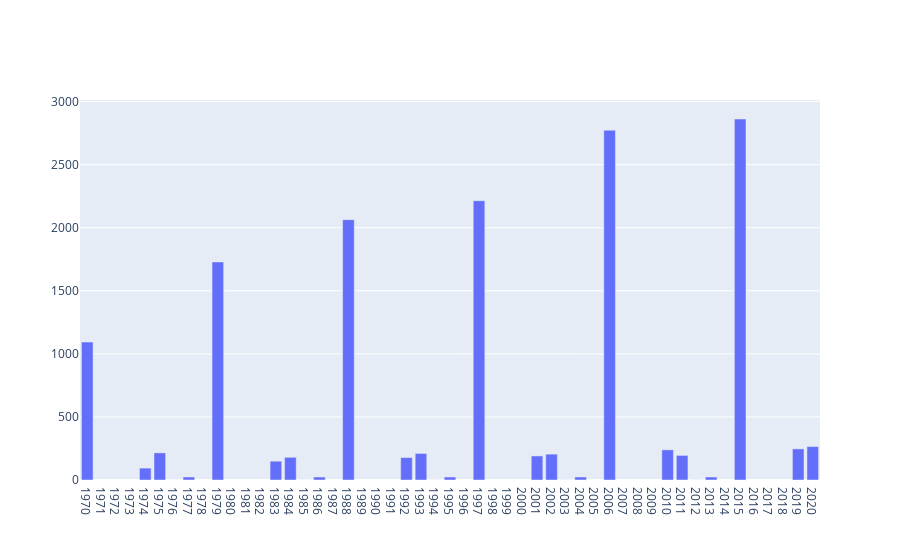

Notebook code cell kept with this figure:
### Code cell
years = list(map(str,range(1970, 2021)))
data = carbon[carbon['Country'] == 'India'][years].T
fig = go.Figure()
fig.add_trace(go.Bar(x=data.index, y=df.values.flatten()))

### Figure 1 — Plotly figure (JSON) as saved in the notebook; plotly's stock layout.template omitted (floating-point values rounded to 4 significant figures; data arrays with more than 128 entries replaced by an {"elided": "..."} marker saying what was removed)
{"data": [{"type": "bar", "x": ["1970", "1971", "1972", "1973", "1974", "1975", "1976", "1977", "1978", "1979", "1980", "1981", "1982", "1983", "1984", "1985", "1986", "1987", "1988", "1989", "1990", "1991", "1992", "1993", "1994", "1995", "1996", "1997", "1998", "1999", "2000", "2001", "2002", "2003", "2004", "2005", "2006", "2007", "2008", "2009", "2010", "2011", "2012", "2013", "2014", "2015", "2016", "2017", "2018", "2019", "2020"], "y": {"elided": "945 mixed values"}}], "layout": {}}
